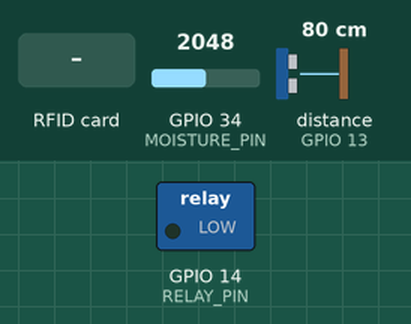
Simulated run of this sketch. Board: ESP32. Shown: switched loads named in the sketch (green lamp = pin HIGH). Wiring (inferred from the names in the program): ultrasonic range finder: trigger GPIO 12; echo GPIO 13. Inputs (shaded band) come from the test bench; at power-on: GPIO 34 (MOISTURE_PIN) = 2048, distance to the obstacle (sensor on GPIO 13) 80 cm. The echo pulse lasts 58.3 µs per cm; the local clock reads 2024-03-15 10:24:30 at power-on unless the sketch sets it; storage starts empty; the modem accepts every AT command (registered, SIM ready, sends succeed) and sends nothing else; pins used as bus, display or sensor lines are not drawn; what the sketch prints to the serial monitor is not drawn.

Above: at 3.4 s.
3.5 s: RFID card 5E 7A 19 C4 held to the reader
At 8.8 s:
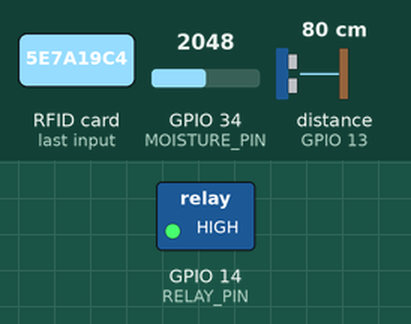
Timing chart, 0 to 20.0 s (numbered marks = the images above; inputs shaded):
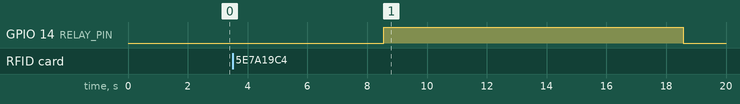

The sketch:

Sprinkler_esp32.ino
```cpp
/*
  Smart Farm Entry/Exit Sanitization System
  - Platform: ESP32
  - LoRa: RAK3172 (SiP) via Serial1 AT commands (P2P mode)
  - Frequency: 866 MHz (India ISM band 865-867 MHz)
  - Components:
      * Ultrasonic (HC-SR04) -> presence detection
      * MFRC522 RFID -> identify person (UID)
      * Moisture sensor -> water tank level monitoring
      * Relay -> pump/sanitizer control
  - Storage: SPIFFS for logs and inside list
  - Features:
      1) Presence detection -> RFID scan -> Entry/Exit tracking
      2) Automatic sanitization after 5s delay for entry
      3) Water tank level monitoring with low water alerts
      4) Real-time data transmission to BOM via LoRa
      5) Complete record maintenance with timestamps
*/

#include <Arduino.h>
#include <SPI.h>
#include <Wire.h>
#include <SPIFFS.h>
#include <WiFi.h>
#include "time.h"
#include <ArduinoJson.h>

// RFID RC522
#include <MFRC522.h>
#define RFID_SS_PIN 5
#define RFID_RST_PIN 4
MFRC522 rfid(RFID_SS_PIN, RFID_RST_PIN);

// Ultrasonic HC-SR04
#define TRIG_PIN 12
#define ECHO_PIN 13
const unsigned int PRESENCE_DISTANCE_CM = 120;

// Moisture sensor (analog)
#define MOISTURE_PIN 34  // ADC1_6
const int MOISTURE_LOW_THRESHOLD = 1000;    // Adjust based on your sensor (0-4095 range)
const int MOISTURE_HIGH_THRESHOLD = 3000;   // Value when tank is full
const unsigned long MOISTURE_CHECK_INTERVAL = 30000; // Check every 30 seconds
const unsigned long MOISTURE_ALERT_INTERVAL = 300000; // Alert every 5 minutes if low

// Relay / Pump
#define RELAY_PIN 14
const unsigned long SANITIZE_DELAY_MS = 5000UL;       // 5 seconds after entering
const unsigned long SANITIZE_DURATION_MS = 10000UL;   // pump on for 10 seconds

// RAK3172 UART (Serial1)
#define RAK_RX_PIN 16
#define RAK_TX_PIN 17
HardwareSerial rakSerial(1);

// LoRa settings (P2P at India frequency)
const char *LORA_P2P_CMD = "AT+P2P=866000000:7:125:1:8:";
const char *LORA_SYNCWORD_CMD = "AT+SYNCWORD=34";
const char *LORA_PRECV_CMD = "AT+PRECV=65533";

// File paths on SPIFFS
const char *LOG_PATH = "/events.csv";
const char *INSIDE_PATH = "/inside.txt";

// WiFi credentials (Optional for NTP)
const char *WIFI_SSID = "";    // Set your WiFi credentials
const char *WIFI_PASS = "";
const char *NTP_POOL = "pool.ntp.org";

// Timing constants
const unsigned long LORA_CMD_RESP_TIMEOUT = 1000;
const unsigned long RFID_WAIT_AFTER_PRESENCE_MS = 10000UL;
const unsigned long PRESENCE_POLL_MS = 200;

// Global variables
unsigned long lastPresenceCheck = 0;
unsigned long lastMoistureCheck = 0;
unsigned long lastMoistureAlert = 0;
bool lowWaterAlertSent = false;
bool tankRefillNeeded = false;

// System states
enum SystemState {
  IDLE,
  PRESENCE_DETECTED,
  WAITING_FOR_RFID,
  PROCESSING_ENTRY,
  SANITIZING,
  PROCESSING_EXIT
};

SystemState currentState = IDLE;
unsigned long stateStartTime = 0;

// ---------- Utility Functions ----------

String uidToString(MFRC522::Uid &uid) {
  String s = "";
  for (byte i = 0; i < uid.size; i++) {
    if (uid.uidByte[i] < 0x10) s += "0";
    s += String(uid.uidByte[i], HEX);
  }
  s.toUpperCase();
  return s;
}

void rakSendAT(const String &cmd, bool printToSerial = true) {
  rakSerial.print(cmd);
  rakSerial.print("\r\n");
  if (printToSerial) {
    Serial.print("> ");
    Serial.println(cmd);
  }
}

String rakReadResponse(unsigned long timeout = 300) {
  String resp = "";
  unsigned long start = millis();
  while (millis() - start < timeout) {
    while (rakSerial.available()) {
      char c = rakSerial.read();
      resp += c;
    }
    if (resp.indexOf("\n") >= 0) break; // Got complete response
  }
  if (resp.length()) {
    Serial.print("< ");
    Serial.println(resp);
  }
  return resp;
}

String toHex(const String &s) {
  String out = "";
  for (size_t i = 0; i < s.length(); ++i) {
    uint8_t v = (uint8_t)s[i];
    char buf[3];
    sprintf(buf, "%02X", v);
    out += buf;
  }
  return out;
}

// ---------- SPIFFS Functions ----------

bool ensureSPIFFS() {
  if (!SPIFFS.begin(true)) {
    Serial.println("SPIFFS mount failed");
    return false;
  }
  return true;
}

String getTimestamp() {
  time_t now;
  struct tm timeinfo;
  if (getLocalTime(&timeinfo)) {
    char tbuf[32];
    strftime(tbuf, sizeof(tbuf), "%Y-%m-%dT%H:%M:%SZ", &timeinfo);
    return String(tbuf);
  } else {
    return String("uptime_ms:") + String(millis());
  }
}

std::vector<String> readInsideList() {
  std::vector<String> v;
  if (!SPIFFS.exists(INSIDE_PATH)) return v;
  File f = SPIFFS.open(INSIDE_PATH, FILE_READ);
  if (!f) return v;
  while (f.available()) {
    String line = f.readStringUntil('\n');
    line.trim();
    if (line.length()) v.push_back(line);
  }
  f.close();
  return v;
}

bool uidInList(const String &uid) {
  auto v = readInsideList();
  for (auto &s : v) if (s == uid) return true;
  return false;
}

bool addUidToInside(const String &uid) {
  if (uidInList(uid)) return false;
  File f = SPIFFS.open(INSIDE_PATH, FILE_APPEND);
  if (!f) return false;
  f.println(uid);
  f.close();
  return true;
}

bool removeUidFromInside(const String &uid) {
  auto v = readInsideList();
  bool found = false;
  std::vector<String> newv;
  for (auto &s : v) {
    if (s == uid) { found = true; continue; }
    newv.push_back(s);
  }
  File f = SPIFFS.open(INSIDE_PATH, FILE_WRITE);
  if (!f) return found;
  for (auto &s : newv) f.println(s);
  f.close();
  return found;
}

bool appendLog(const String &uid, const String &action, const String &timestamp, const String &extra = "") {
  if (!ensureSPIFFS()) return false;
  File f = SPIFFS.open(LOG_PATH, FILE_APPEND);
  if (!f) return false;
  String line = timestamp + "," + uid + "," + action;
  if (extra.length()) line += "," + extra;
  f.println(line);
  f.close();
  Serial.println("Logged: " + line);
  return true;
}

// ---------- Sensor Functions ----------

long readUltrasonicCM() {
  digitalWrite(TRIG_PIN, LOW);
  delayMicroseconds(2);
  digitalWrite(TRIG_PIN, HIGH);
  delayMicroseconds(10);
  digitalWrite(TRIG_PIN, LOW);

  long duration = pulseIn(ECHO_PIN, HIGH, 30000);
  if (duration == 0) return 10000;
  long cm = duration / 29 / 2;
  return cm;
}

int readMoistureRaw() {
  return analogRead(MOISTURE_PIN);
}

float getMoisturePercentage() {
  int raw = readMoistureRaw();
  // Convert raw reading to percentage (adjust based on sensor calibration)
  float percentage = map(raw, MOISTURE_LOW_THRESHOLD, MOISTURE_HIGH_THRESHOLD, 0, 100);
  percentage = constrain(percentage, 0, 100);
  return percentage;
}

bool isWaterTankLow() {
  int moistureLevel = readMoistureRaw();
  return moistureLevel < MOISTURE_LOW_THRESHOLD;
}

// ---------- LoRa Functions ----------

void loraInit() {
  rakSerial.begin(115200, SERIAL_8N1, RAK_RX_PIN, RAK_TX_PIN);
  delay(500);

  // Clear any pending data
  while(rakSerial.available()) rakSerial.read();

  // Initialize RAK3172 for P2P mode
  rakSendAT("AT+NWM=0");
  delay(200);
  rakReadResponse(500);

  rakSendAT(LORA_P2P_CMD);
  delay(200);
  rakReadResponse(500);

  rakSendAT(LORA_SYNCWORD_CMD);
  delay(100);
  rakReadResponse(300);

  rakSendAT(LORA_PRECV_CMD);
  delay(100);
  rakReadResponse(300);

  Serial.println("RAK3172 configured for P2P mode at 866 MHz");
}

bool loraSendData(const String &messageType, const String &data) {
  // Create JSON payload
  StaticJsonDocument<512> doc;
  doc["type"] = messageType;
  doc["timestamp"] = getTimestamp();
  doc["device_id"] = "FARM_GATE_01";

  if (messageType == "ENTRY" || messageType == "EXIT") {
    doc["rfid_uid"] = data.substring(0, data.indexOf(','));
    doc["action"] = data.substring(data.indexOf(',') + 1);
  } else if (messageType == "WATER_ALERT") {
    doc["moisture_level"] = data.toFloat();
    doc["alert"] = "LOW_WATER_TANK";
  } else if (messageType == "MOISTURE_STATUS") {
    doc["moisture_level"] = data.toFloat();
    doc["tank_status"] = data.toFloat() > 30 ? "OK" : "LOW";
  }

  String payload;
  serializeJson(doc, payload);

  String hexPayload = toHex(payload);
  String atCommand = "AT+PSEND=" + hexPayload;

  rakSendAT(atCommand);
  String response = rakReadResponse(LORA_CMD_RESP_TIMEOUT);

  bool success = (response.indexOf("OK") >= 0 || response.indexOf("+EVT:TXP2P DONE") >= 0);

  if (success) {
    Serial.println("LoRa transmission successful: " + messageType);
  } else {
    Serial.println("LoRa transmission failed: " + response);
  }

  return success;
}

// ---------- System Functions ----------

void doSanitizeCycle() {
  Serial.println("Starting sanitization cycle...");

  // Check if we have water before starting
  if (isWaterTankLow()) {
    Serial.println("WARNING: Water tank is low! Sanitization may not be effective.");
    tankRefillNeeded = true;
  }

  digitalWrite(RELAY_PIN, HIGH);
  Serial.println("Pump ON - Sanitizing...");

  unsigned long startTime = millis();
  while (millis() - startTime < SANITIZE_DURATION_MS) {
    // Monitor water level during sanitization
    if (millis() % 1000 == 0) { // Check every second
      float moisture = getMoisturePercentage();
      Serial.printf("Sanitizing... Water level: %.1f%%\n", moisture);
    }
    delay(50);
  }

  digitalWrite(RELAY_PIN, LOW);
  Serial.println("Sanitization completed - Pump OFF");

  // Log sanitization event
  appendLog("SYSTEM", "SANITIZE_COMPLETE", getTimestamp(), String(getMoisturePercentage()));
}

void checkMoistureLevels() {
  unsigned long now = millis();

  if (now - lastMoistureCheck >= MOISTURE_CHECK_INTERVAL) {
    lastMoistureCheck = now;

    float moisturePercent = getMoisturePercentage();
    int moistureRaw = readMoistureRaw();

    Serial.printf("Water tank level: %.1f%% (raw: %d)\n", moisturePercent, moistureRaw);

    // Send periodic moisture status
    loraSendData("MOISTURE_STATUS", String(moisturePercent));

    // Check for low water condition
    if (isWaterTankLow()) {
      if (!lowWaterAlertSent || (now - lastMoistureAlert >= MOISTURE_ALERT_INTERVAL)) {
        Serial.println("ALERT: Water tank is LOW! Please refill.");
        loraSendData("WATER_ALERT", String(moisturePercent));
        lowWaterAlertSent = true;
        lastMoistureAlert = now;
        tankRefillNeeded = true;

        // Log low water event
        appendLog("SYSTEM", "LOW_WATER_ALERT", getTimestamp(), String(moisturePercent));
      }
    } else {
      // Reset alert flag when water is sufficient
      if (lowWaterAlertSent && moisturePercent > 40) {
        lowWaterAlertSent = false;
        tankRefillNeeded = false;
        Serial.println("Water tank level restored to normal");
        appendLog("SYSTEM", "WATER_LEVEL_NORMAL", getTimestamp(), String(moisturePercent));
      }
    }
  }
}

String waitForRFID(unsigned long timeoutMs) {
  unsigned long start = millis();
  while (millis() - start < timeoutMs) {
    if (rfid.PICC_IsNewCardPresent()) {
      if (rfid.PICC_ReadCardSerial()) {
        String uid = uidToString(rfid.uid);
        rfid.PICC_HaltA();
        rfid.PCD_StopCrypto1();
        return uid;
      }
    }
    delay(50);
  }
  return "";
}

bool setupWiFiAndTime() {
  if (String(WIFI_SSID).length() == 0 || String(WIFI_SSID) == "") {
    Serial.println("WiFi credentials not configured, skipping NTP setup");
    return false;
  }

  WiFi.begin(WIFI_SSID, WIFI_PASS);
  Serial.print("Connecting to WiFi");

  unsigned long start = millis();
  while (WiFi.status() != WL_CONNECTED && millis() - start < 15000) {
    Serial.print(".");
    delay(500);
  }
  Serial.println();

  if (WiFi.status() != WL_CONNECTED) {
    Serial.println("WiFi connection failed");
    return false;
  }

  Serial.println("WiFi connected, configuring NTP...");
  configTime(19800, 0, NTP_POOL); // IST offset (UTC+5:30)
  delay(2000);

  struct tm timeinfo;
  if (getLocalTime(&timeinfo)) {
    Serial.println("Time synchronized successfully");
    return true;
  } else {
    Serial.println("Time synchronization failed");
    return false;
  }
}

// ---------- Main Setup ----------

void setup() {
  Serial.begin(115200);
  delay(1000);
  Serial.println("\n=== Smart Farm Entry/Exit System Starting ===");

  // Initialize pins
  pinMode(TRIG_PIN, OUTPUT);
  pinMode(ECHO_PIN, INPUT);
  pinMode(RELAY_PIN, OUTPUT);
  pinMode(MOISTURE_PIN, INPUT);

  digitalWrite(RELAY_PIN, LOW); // Ensure pump is OFF

  // Initialize SPI for RFID
  SPI.begin();
  rfid.PCD_Init();
  Serial.println("RFID initialized");

  // Initialize SPIFFS
  if (ensureSPIFFS()) {
    Serial.println("SPIFFS mounted successfully");
  } else {
    Serial.println("SPIFFS mount failed - continuing without persistent storage");
  }

  // Setup WiFi and time
  setupWiFiAndTime();

  // Initialize LoRa
  loraInit();

  // Initial moisture reading
  float initialMoisture = getMoisturePercentage();
  Serial.printf("Initial water tank level: %.1f%%\n", initialMoisture);

  // startup message
  loraSendData("SYSTEM_STARTUP", String(initialMoisture));

  Serial.println("=== System Ready ===\n");

  lastPresenceCheck = millis();
  lastMoistureCheck = millis();
  stateStartTime = millis();
}

// ---------- Main Loop ----------

void loop() {
  unsigned long now = millis();

  // Always check moisture levels
  checkMoistureLevels();

  // State machine for main system operation
  switch (currentState) {

    case IDLE:
      if (now - lastPresenceCheck >= PRESENCE_POLL_MS) {
        lastPresenceCheck = now;
        long distance = readUltrasonicCM();

        if (distance > 0 && distance <= PRESENCE_DISTANCE_CM) {
          Serial.printf("Presence detected at %ld cm\n", distance);
          currentState = WAITING_FOR_RFID;
          stateStartTime = now;
        }
      }
      break;

    case WAITING_FOR_RFID:
      {
        String uid = waitForRFID(100); // Quick check

        if (uid.length() > 0) {
          Serial.println("RFID detected: " + uid);
          String timestamp = getTimestamp();

          if (!uidInList(uid)) {
            // ENTRY process
            Serial.println("Processing ENTRY for " + uid);
            addUidToInside(uid);
            appendLog(uid, "ENTER", timestamp);
            loraSendData("ENTRY", uid + ",ENTER");

            currentState = PROCESSING_ENTRY;
            stateStartTime = now;
          } else {
            // EXIT process
            Serial.println("Processing EXIT for " + uid);
            removeUidFromInside(uid);
            appendLog(uid, "EXIT", timestamp);
            loraSendData("EXIT", uid + ",EXIT");

            currentState = IDLE;
            delay(1000); // Brief delay to avoid immediate re-trigger
          }
        } else if (now - stateStartTime >= RFID_WAIT_AFTER_PRESENCE_MS) {
          Serial.println("RFID scan timeout - returning to IDLE");
          currentState = IDLE;
        }
      }
      break;

    case PROCESSING_ENTRY:
      if (now - stateStartTime >= SANITIZE_DELAY_MS) {
        Serial.println("Starting sanitization after entry delay");
        currentState = SANITIZING;
        stateStartTime = now;
        doSanitizeCycle();
      }
      break;

    case SANITIZING:
      // Sanitization is handled in doSanitizeCycle()
      currentState = IDLE;
      delay(2000); // Prevent immediate re-trigger
      break;
  }

  // Small delay to prevent excessive CPU usage
  delay(10);
}
```

Measured:
- after the input at 3.5 s, GPIO 14 (RELAY_PIN): LOW → HIGH after 5.0 s, → LOW 10.0 s later
